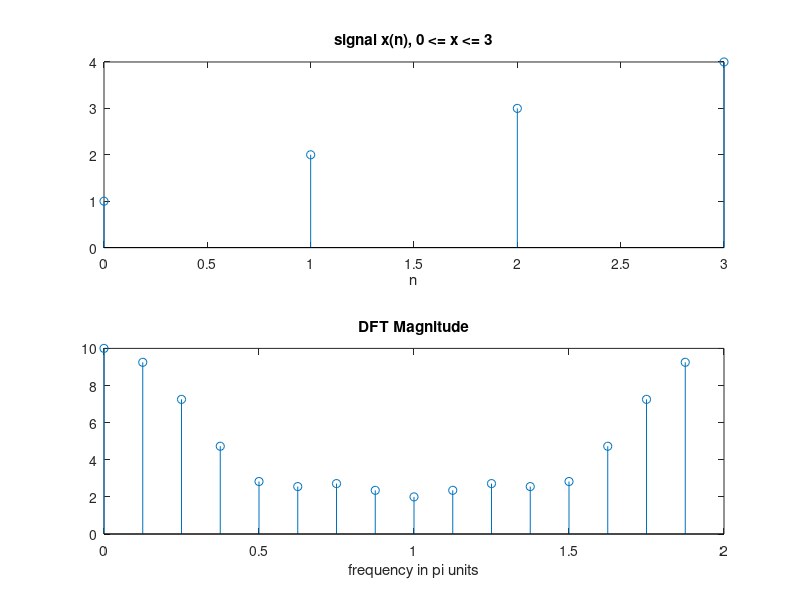

The MATLAB script that drew this image:
% N = 8;
N = 16;
n = 0 : 3;
x = [1, 2, 3, 4];
subplot(2, 1, 1);
stem(n, x);
title('signal x(n), 0 <= x <= 3');
xlabel('n');
X = fft(x, N);
magX = abs(X);
k = 0 : 1 : N - 1;
w = 2 * pi / N * k;
subplot(2, 1, 2);
stem(w/pi, magX);
title('DFT Magnitude');
xlabel('frequency in pi units');